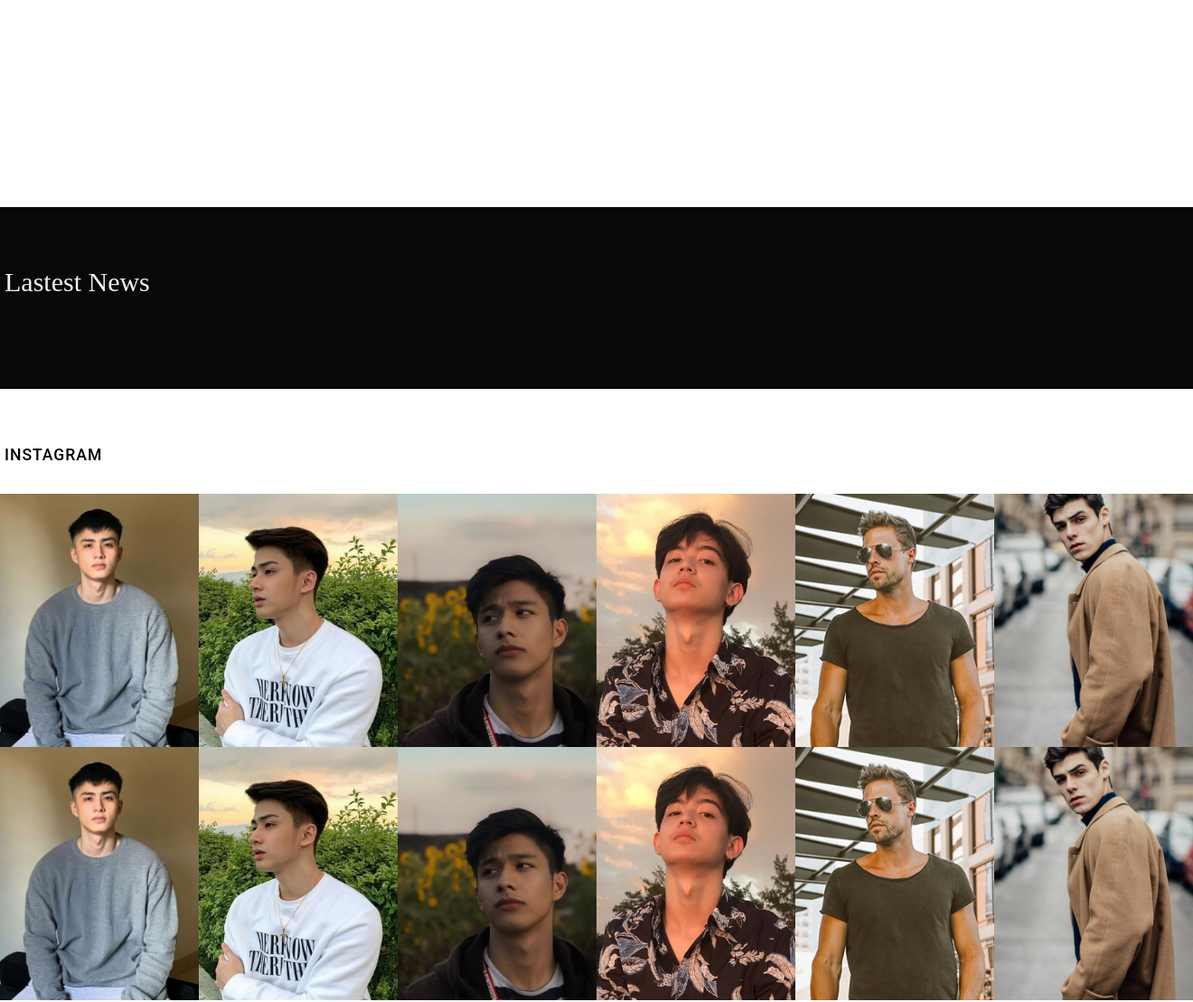
/ (middle part), run on an earlier commit of the app's database.
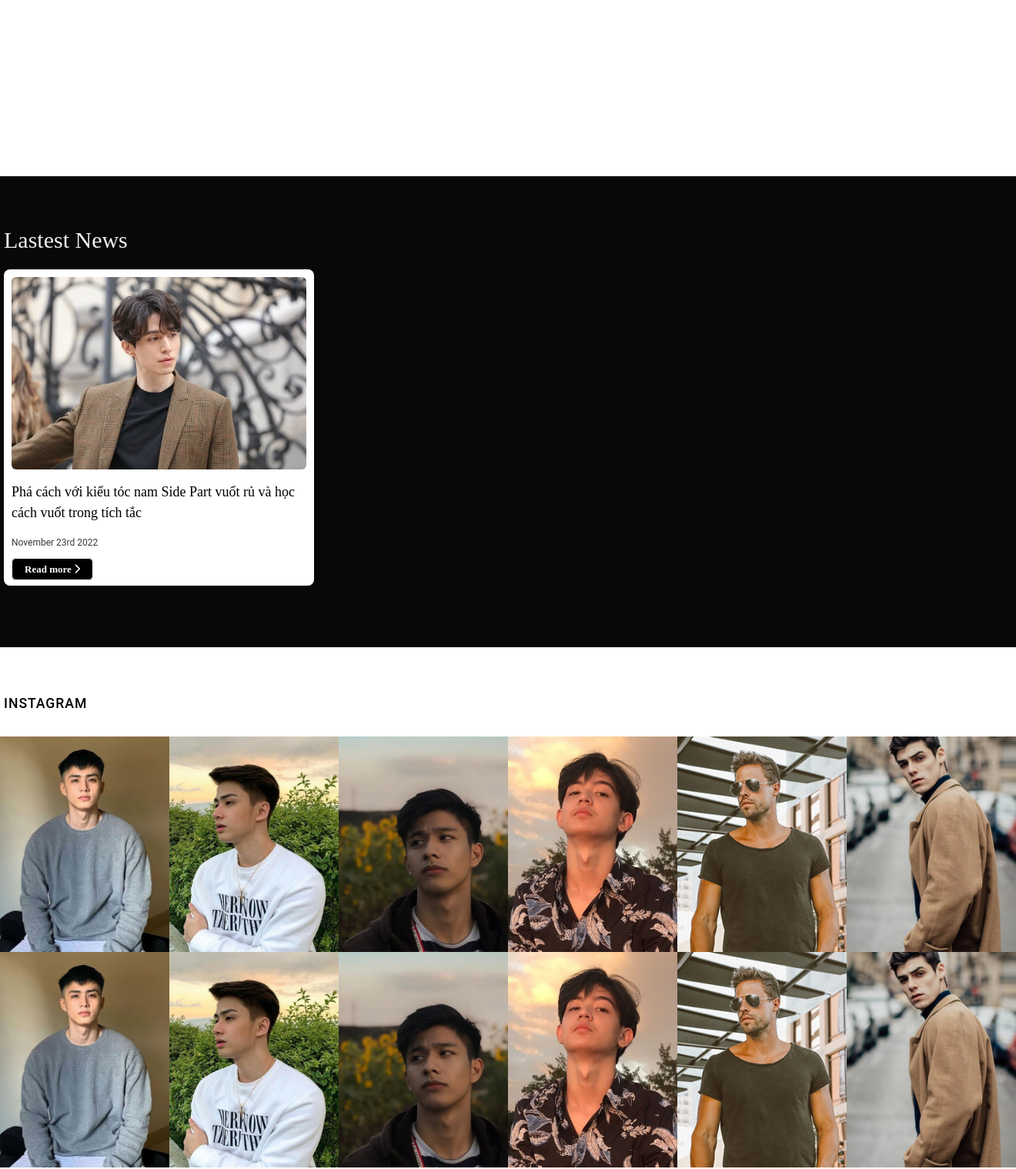
And on a later commit of the database.
### tables this page shows
CREATE TABLE `posts` (
  `id` int(11) NOT NULL,
  `title` varchar(255) NOT NULL,
  `image` varchar(300) NOT NULL,
  `createdAt` datetime NOT NULL,
  `updateAt` datetime NOT NULL,
  `content` text NOT NULL
);

### controllers/front/index.php (called while the page is built)
<?php
require "models/front.php";
$blogs = query("SELECT * FROM `posts` ORDER BY RAND() LIMIT 3");
require "views/front/index.php";

### index.php (called while the page is built)
<?php
$action = isset($_GET['action']) ? $_GET['action'] : null;
if (isset($action)) :
    switch ($action) {
        case 'index':
            require "controllers/front/index.php";
            break;
        case 'login':
            require "login.php";
            break;
        case 'book':
            require "controllers/front/booking.php";
            break;
        case 'receipt':
            require "controllers/admin/index.php";
            break;
        case 'feedback':
            require "controllers/admin/feedback.php";
            break;
        case 'dashboard':
            require "controllers/admin/dashboard.php";
            break;
        case 'addservice':
            require "controllers/admin/add-service.php";
            break;
        case 'services':
            require "controllers/admin/services.php";
            break;
        case 'edit_service':
            require "controllers/admin/edit_service.php";
            break;
        case 'addemployee':
            require "controllers/admin/add-employee.php";
            break;
        case 'employees':
            require "controllers/admin/employee.php";
            break;
        case 'edit_employee':
            require "controllers/admin/edit_employee.php";
            break;
        case 'addblog':
            require "controllers/admin/add-blog.php";
            break;
        case 'blogs':
            require "controllers/admin/blogs.php";
            break;
        case 'edit_blog':
            require "controllers/admin/edit_blog.php";
            break;
        case 'delete_blog':
            require "controllers/admin/delete_blog.php";
            break;
        case 'addcombo':
            require "controllers/admin/add-combo.php";
            break;
        case 'edit_combo':
            require "controllers/admin/edit_combo.php";
            break;
        case 'booking_offline':
            require "controllers/admin/booking_offline.php";
            break;
        case 'blog_detail':
            require "controllers/front/blog__detail.php";
            break;
        case 'history':
            require "controllers/front/listOrder.php";
            break;
        default:
            require "views/front/404.php";
            break;
    }
else :
    require "controllers/front/index.php";
endif;

### models/front.php (called while the page is built, shortened)
<?php
function connect()
{
    $dbhost  = 'localhost';
    $dbname  = 'pro1014';
    $dbuser  = 'root';
    $dbpass  = '';
    try {
        $dbConn = new PDO("mysql:host=$dbhost;dbname=$dbname;charset=utf8mb4", $dbuser, $dbpass);
        $dbConn->setAttribute(PDO::ATTR_ERRMODE, PDO::ERRMODE_EXCEPTION);
    } catch (PDOException $e) {
        echo $e->getMessage();
    }
    return $dbConn;
}
function query($sql)
{
    $conn = connect();
    $stmt = $conn->prepare($sql);
    $stmt->execute();
    $data = $stmt->fetchAll(PDO::FETCH_ASSOC);
    return $data;
}

### views/front/index.php (the view, shortened to what the changed rows need)
<!DOCTYPE html>
<html lang="en">
<head>
    <link rel="stylesheet" href="public/css/main.css">
    <link rel="stylesheet" href="https://cdnjs.cloudflare.com/ajax/libs/font-awesome/6.2.0/css/all.min.css" />
    <link rel="stylesheet" href="https://cdnjs.cloudflare.com/ajax/libs/animate.css/4.1.1/animate.min.css" />
</head>
<body>
    <div class="container-fluid">
        <main>
            <div class="blog container">
                <div class="list-posts">
                    <?php foreach ($blogs as $key => $blog) : ?>
                    <div class="post">
                        <img src="public/images/image__blog/<?= $blog['image'] ?>" alt="">
                        <p class="post_title"><?= $blog['title'] ?></p>
                        <p class="post_date"><?= date("F jS Y", strtotime($blog['createdAt'])) ?></p>
                        <a href="/?action=blog_detail&id=<?= $blog['id'] ?>" class="post_readmore">Read more <i
                                class="fa-solid fa-chevron-right"></i></a>
                    </div>
                    <?php endforeach; ?>
                </div>
            </div>
        </main>
    </div>
</body>
</html>

What changed in the data, as far as the page shows it:
added posts: image (picture), title "Phá cách với kiểu tóc nam Side Part vuốt rủ và học cách vuốt trong tích tắc", createdAt "November 23rd 2022"
